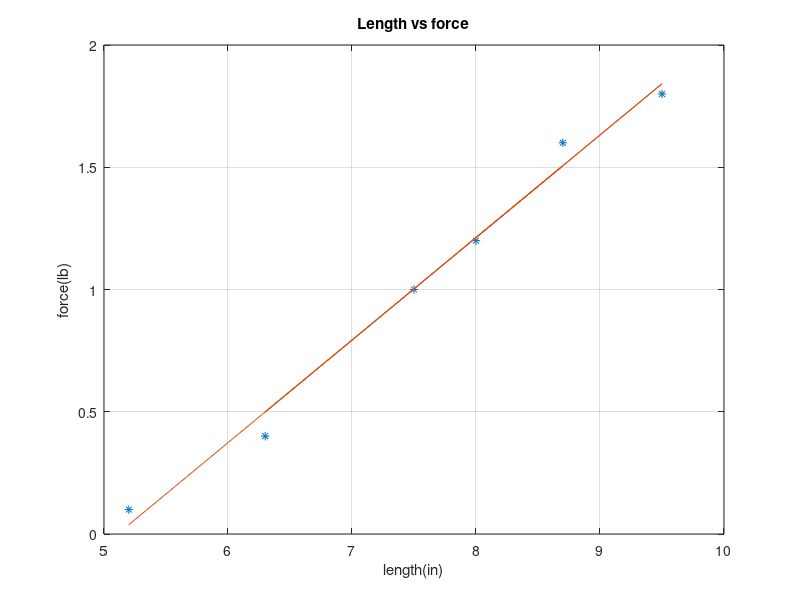

The MATLAB script that drew this image:
% Lab03p1.m
% set up data

% convert to "linear form"
x = [5.2, 8.7, 7.5, 6.3, 9.5, 8.0] % in
y= [0.1, 1.6, 1.0, 0.4, 1.8, 1.2] % lb
% perform regression
AB = polyfit(x, y, 1);
fit= AB(1)*x + AB(2)
% extract model parameters and create "fit"

% plot data and fit
plot(x, y,'*', x,fit,'-')
grid on
xlabel("length(in)")
ylabel("force(lb)")
title("Length vs force")

% compute r-squared
%yhat =
%ybar =
%rsqr =
